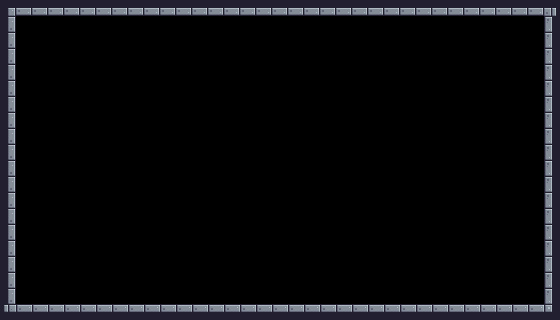

This is a level from a 2D game, rendered from its Tiled map with the project's own tilesets. A one-line summary and the complete map file follow:
An orthogonal 35x20 tile map with 16x16 px tiles, 2 tile layers (ground, frame).

<map version="1.10" tiledversion="1.10.1" orientation="orthogonal" renderorder="right-down" width="35" height="20" tilewidth="16" tileheight="16" infinite="0" nextlayerid="16" nextobjectid="398">
 <tileset firstgid="1" name="terrain" tilewidth="16" tileheight="16" tilecount="242" columns="22">
  <image source="tile.png" trans="ff00ff" width="352" height="176" />
  <tile id="6" type="solid" />
  <tile id="7" type="solid" />
  <tile id="8" type="solid" />
  <tile id="12" type="solid" />
  <tile id="13" type="solid" />
  <tile id="14" type="solid" />
  <tile id="15" type="solid" />
  <tile id="28" type="solid" />
  <tile id="30" type="solid" />
  <tile id="34" type="solid" />
  <tile id="35" type="solid" />
  <tile id="36" type="solid" />
  <tile id="37" type="solid" />
  <tile id="39" type="platform" />
  <tile id="40" type="platform" />
  <tile id="41" type="platform" />
  <tile id="50" type="solid" />
  <tile id="51" type="solid" />
  <tile id="52" type="solid" />
  <tile id="57" type="solid" />
  <tile id="58" type="solid" />
  <tile id="59" type="solid" />
  <tile id="94" type="solid" />
  <tile id="95" type="solid" />
  <tile id="96" type="solid" />
  <tile id="100" type="solid" />
  <tile id="101" type="solid" />
  <tile id="102" type="solid" />
  <tile id="103" type="solid" />
  <tile id="105" type="solid" />
  <tile id="106" type="solid" />
  <tile id="107" type="solid" />
  <tile id="116" type="solid" />
  <tile id="118" type="solid" />
  <tile id="122" type="solid" />
  <tile id="123" type="solid" />
  <tile id="124" type="solid" />
  <tile id="125" type="solid" />
  <tile id="127" type="solid" />
  <tile id="129" type="solid" />
  <tile id="138" type="solid" />
  <tile id="139" type="solid" />
  <tile id="140" type="solid" />
  <tile id="145" type="solid" />
  <tile id="146" type="solid" />
  <tile id="147" type="solid" />
  <tile id="149" type="solid" />
  <tile id="150" type="solid" />
  <tile id="151" type="solid" />
  <tile id="182" type="solid" />
  <tile id="183" type="solid" />
  <tile id="184" type="solid" />
  <tile id="188" type="solid" />
  <tile id="189" type="solid" />
  <tile id="190" type="solid" />
  <tile id="191" type="solid" />
  <tile id="193" type="solid" />
  <tile id="194" type="solid" />
  <tile id="195" type="solid" />
  <tile id="196" type="solid" />
  <tile id="204" type="solid" />
  <tile id="206" type="solid" />
  <tile id="210" type="solid" />
  <tile id="211" type="solid" />
  <tile id="212" type="solid" />
  <tile id="213" type="solid" />
  <tile id="215" type="solid" />
  <tile id="216" type="solid" />
  <tile id="217" type="solid" />
  <tile id="218" type="solid" />
  <tile id="226" type="solid" />
  <tile id="227" type="solid" />
  <tile id="228" type="solid" />
  <tile id="233" type="solid" />
  <tile id="234" type="solid" />
  <tile id="235" type="solid" />
  <tile id="238" type="solid" />
  <tile id="239" type="solid" />
  <tile id="240" type="solid" />
 </tileset>
 <layer id="2" name="ground" width="35" height="20">
  <data encoding="csv">
0,0,0,0,0,0,0,0,0,0,0,0,0,0,0,0,0,0,0,0,0,0,0,0,0,0,0,0,0,0,0,0,0,0,0,
0,0,0,0,0,0,0,0,0,0,0,0,0,0,0,0,0,0,0,0,0,0,0,0,0,0,0,0,0,0,0,0,0,0,0,
0,0,0,0,0,0,0,0,0,0,0,0,0,0,0,0,0,0,0,0,0,0,0,0,0,0,0,0,0,0,0,0,0,0,0,
0,0,0,0,0,0,0,0,0,0,0,0,0,0,0,0,0,0,0,0,0,0,0,0,0,0,0,0,0,0,0,0,0,0,0,
0,0,0,0,0,0,0,0,0,0,0,0,0,0,0,0,0,0,0,0,0,0,0,0,0,0,0,0,0,0,0,0,0,0,0,
0,0,0,0,0,0,0,0,0,0,0,0,0,0,0,0,0,0,0,0,0,0,0,0,0,0,0,0,0,0,0,0,0,0,0,
0,0,0,0,0,0,0,0,0,0,0,0,0,0,0,0,0,0,0,0,0,0,0,0,0,0,0,0,0,0,0,0,0,0,0,
0,0,0,0,0,0,0,0,0,0,0,0,0,0,0,0,0,0,0,0,0,0,0,0,0,0,0,0,0,0,0,0,0,0,0,
0,0,0,0,0,0,0,0,0,0,0,0,0,0,0,0,0,0,0,0,0,0,0,0,0,0,0,0,0,0,0,0,0,0,0,
0,0,0,0,0,0,0,0,0,0,0,0,0,0,0,0,0,0,0,0,0,0,0,0,0,0,0,0,0,0,0,0,0,0,0,
0,0,0,0,0,0,0,0,0,0,0,0,0,0,0,0,0,0,0,0,0,0,0,0,0,0,0,0,0,0,0,0,0,0,0,
0,0,0,0,0,0,0,0,0,0,0,0,0,0,0,0,0,0,0,0,0,0,0,0,0,0,0,0,0,0,0,0,0,0,0,
0,0,0,0,0,0,0,0,0,0,0,0,0,0,0,0,0,0,0,0,0,0,0,0,0,0,0,0,0,0,0,0,0,0,0,
0,0,0,0,0,0,0,0,0,0,0,0,0,0,0,0,0,0,0,0,0,0,0,0,0,0,0,0,0,0,0,0,0,0,0,
0,0,0,0,0,0,0,0,0,0,0,0,0,0,0,0,0,0,0,0,0,0,0,0,0,0,0,0,0,0,0,0,0,0,0,
0,0,0,0,0,0,0,0,0,0,0,0,0,0,0,0,0,0,0,0,0,0,0,0,0,0,0,0,0,0,0,0,0,0,0,
0,0,0,0,0,0,0,0,0,0,0,0,0,0,0,0,0,0,0,0,0,0,0,0,0,0,0,0,0,0,0,0,0,0,0,
0,0,0,0,0,0,0,0,0,0,0,0,0,0,0,0,0,0,0,0,0,0,0,0,0,0,0,0,0,0,0,0,0,0,0,
0,0,0,0,0,0,0,0,0,0,0,0,0,0,0,0,0,0,0,0,0,0,0,0,0,0,0,0,0,0,0,0,0,0,0,
0,0,0,0,0,0,0,0,0,0,0,0,0,0,0,0,0,0,0,0,0,0,0,0,0,0,0,0,0,0,0,0,0,0,0
</data>
 </layer>
 <layer id="1" name="frame" width="35" height="20">
  <properties>
   <property name="background" value="pink" />
  </properties>
  <data encoding="csv">
4,46,46,46,46,46,46,46,46,46,46,46,46,46,46,46,46,46,46,46,46,46,46,46,46,46,46,46,46,46,46,46,46,46,5,
25,0,0,0,0,0,0,0,0,0,0,0,0,0,0,0,0,0,0,0,0,0,0,0,0,0,0,0,0,0,0,0,0,0,23,
25,0,0,0,0,0,0,0,0,0,0,0,0,0,0,0,0,0,0,0,0,0,0,0,0,0,0,0,0,0,0,0,0,0,23,
25,0,0,0,0,0,0,0,0,0,0,0,0,0,0,0,0,0,0,0,0,0,0,0,0,0,0,0,0,0,0,0,0,0,23,
25,0,0,0,0,0,0,0,0,0,0,0,0,0,0,0,0,0,0,0,0,0,0,0,0,0,0,0,0,0,0,0,0,0,23,
25,0,0,0,0,0,0,0,0,0,0,0,0,0,0,0,0,0,0,0,0,0,0,0,0,0,0,0,0,0,0,0,0,0,23,
25,0,0,0,0,0,0,0,0,0,0,0,0,0,0,0,0,0,0,0,0,0,0,0,0,0,0,0,0,0,0,0,0,0,23,
25,0,0,0,0,0,0,0,0,0,0,0,0,0,0,0,0,0,0,0,0,0,0,0,0,0,0,0,0,0,0,0,0,0,23,
25,0,0,0,0,0,0,0,0,0,0,0,0,0,0,0,0,0,0,0,0,0,0,0,0,0,0,0,0,0,0,0,0,0,23,
25,0,0,0,0,0,0,0,0,0,0,0,0,0,0,0,0,0,0,0,0,0,0,0,0,0,0,0,0,0,0,0,0,0,23,
25,0,0,0,0,0,0,0,0,0,0,0,0,0,0,0,0,0,0,0,0,0,0,0,0,0,0,0,0,0,0,0,0,0,23,
25,0,0,0,0,0,0,0,0,0,0,0,0,0,0,0,0,0,0,0,0,0,0,0,0,0,0,0,0,0,0,0,0,0,23,
25,0,0,0,0,0,0,0,0,0,0,0,0,0,0,0,0,0,0,0,0,0,0,0,0,0,0,0,0,0,0,0,0,0,23,
25,0,0,0,0,0,0,0,0,0,0,0,0,0,0,0,0,0,0,0,0,0,0,0,0,0,0,0,0,0,0,0,0,0,23,
25,0,0,0,0,0,0,0,0,0,0,0,0,0,0,0,0,0,0,0,0,0,0,0,0,0,0,0,0,0,0,0,0,0,23,
25,0,0,0,0,0,0,0,0,0,0,0,0,0,0,0,0,0,0,0,0,0,0,0,0,0,0,0,0,0,0,0,0,0,23,
25,0,0,0,0,0,0,0,0,0,0,0,0,0,0,0,0,0,0,0,0,0,0,0,0,0,0,0,0,0,0,0,0,0,23,
25,0,0,0,0,0,0,0,0,0,0,0,0,0,0,0,0,0,0,0,0,0,0,0,0,0,0,0,0,0,0,0,0,0,23,
25,0,0,0,0,0,0,0,0,0,0,0,0,0,0,0,0,0,0,0,0,0,0,0,0,0,0,0,0,0,0,0,0,0,23,
26,2,2,2,2,2,2,2,2,2,2,2,2,2,2,2,2,2,2,2,2,2,2,2,2,2,2,2,2,2,2,2,2,2,27
</data>
 </layer>
 <objectgroup id="3" name="position" />
 <objectgroup id="4" name="items" />
</map>
